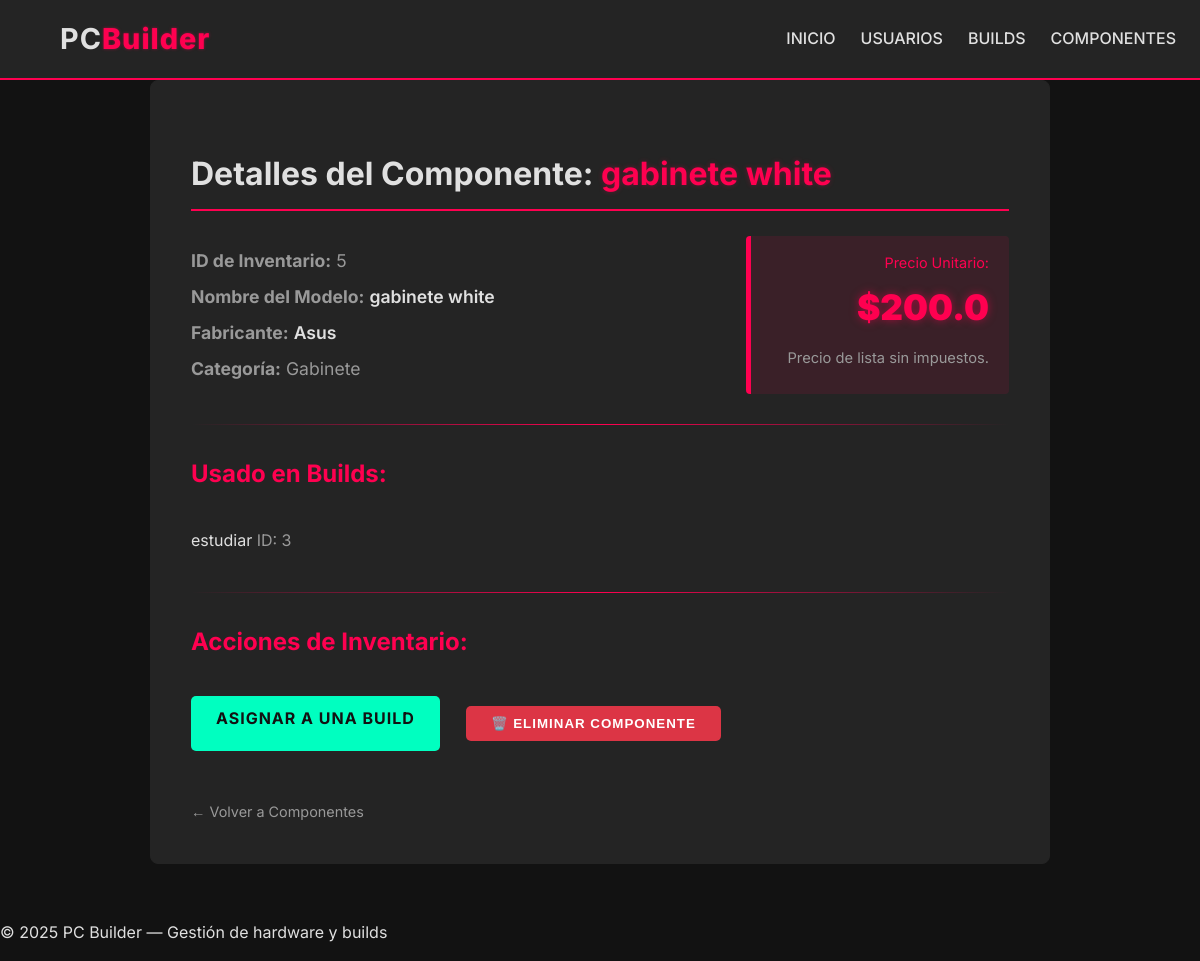
Screenshot of /components/5 with the database file from the repository.
### models.py (models this page shows, shortened)
class Component(SQLModel, table=True):
    id: Optional[int] = Field(default=None, primary_key=True)
    name: str
    kind: str
    brand: str
    price: float
    builds: List[Build] = Relationship(
        back_populates="components", link_model=BuildComponentLink
    )
    categories: List["Category"] = Relationship(
        back_populates="components", link_model=ComponentCategoryLink
    )

class Build(SQLModel, table=True):
    id: Optional[int] = Field(default=None, primary_key=True)
    name: str
    user_id: Optional[int] = Field(default=None, foreign_key="user.id")
    user: Optional[User] = Relationship(back_populates="builds")
    components: List["Component"] = Relationship(
        back_populates="builds", link_model=BuildComponentLink
    )
    configuration: Optional["Configuration"] = Relationship(
        back_populates="build", sa_relationship_kwargs={"uselist": False}
    )

### router/component_router.py (the view)
@component_router.get("/{component_id}")
def component_detail(component_id: int, request: Request, db: Session = Depends(get_session)):
    component = db.query(Component).filter(Component.id == component_id).first()
    if not component:
        raise HTTPException(status_code=404, detail="Componente no encontrado")
    return templates.TemplateResponse(
        "components/component_detail.html",
        {"request": request, "component": component}
    )

### templates/components/component_detail.html (shortened to what this page needs)
{% extends "base.html" %}
{% block content %}
<div class="detail-container">
    <div class="card detail-card">
        <div class="page-header-detail">
            <h2>Detalles del Componente: <span class="accent-text">{{ component.name }}</span></h2>
        </div>
        <div class="details-grid">
            <div class="detail-group">
                <p><strong>ID de Inventario:</strong> {{ component.id }}</p>
                <p><strong>Nombre del Modelo:</strong> <span class="data-value">{{ component.name }}</span></p>
                <p><strong>Fabricante:</strong> <span class="data-value">{{ component.brand }}</span></p>
                <p><strong>Categoría:</strong> <span class="badge {{ component.kind | lower }}">{{ component.kind }}</span></p>
            </div>
            <div class="detail-group price-box">
                <p class="price-label">Precio Unitario:</p>
                <p class="price-detail"><span>${{ component.price }}</span></p>
                <p class="text-muted"><small>Precio de lista sin impuestos.</small></p>
            </div>
        </div>
        <hr class="divider">
        <div class="assigned-builds-section">
            <h3 class="list-title" style="text-align: left;">Usado en Builds:</h3>
            {% if component.builds %}
                <ul class="clean-list build-list-compact">
                    {% for build in component.builds %}
                    <li>
                        <a href="/builds/{{ build.id }}" class="build-link">{{ build.name }}</a>
                        <span class="text-muted">ID: {{ build.id }}</span>
                    </li>
                    {% endfor %}
                </ul>
            {% else %}
                <p class="text-muted no-data-message"><em>No está asignado a ninguna Build.</em></p>
            {% endif %}
        </div>
        <hr class="divider">
        <h3 class="list-title" style="text-align: left;">Acciones de Inventario:</h3>
        <div class="actions-group-buttons">
            <a href="/components/{{ component.id }}/assign" class="btn-success">
                Asignar a una Build
            </a>
            <form action="/components/{{ component.id }}/delete" method="post" style="display:inline;">
                <button type="submit" class="btn-danger"
                    onclick="return confirm('¿Seguro que quieres eliminar este componente?')">
                    🗑️ Eliminar Componente
                </button>
            </form>
        </div>
        <div class="back-link">
            <a href="/components" class="btn-link">← Volver a Componentes</a>
        </div>
    </div>
</div>
{% endblock %}

### static/css/styles.css (style rules this page uses)
:root { --color-bg: #121212; --color-bg-light: #242424; --color-text: #E0E0E0; --color-accent: #FF0050; --color-shadow: rgba(255, 0, 80, 0.5); --color-success: #00FFC0; --color-danger: #dc3545; --color-text-muted: #999; }
.dark-theme { background-color: var(--color-bg); color: var(--color-text); font-family: 'Inter', sans-serif; line-height: 1.6; margin: 0; padding: 0; min-height: 100vh; }
a { color: var(--color-text); text-decoration: none; transition: color 0.3s ease, text-shadow 0.3s ease; }
.btn-primary, .btn-secondary, .btn-success, .btn-danger { display: inline-block; padding: 10px 25px; font-weight: 700; border-radius: 5px; text-transform: uppercase; letter-spacing: 1px; border: none; cursor: pointer; transition: all 0.3s ease; }
.btn-success { background-color: var(--color-success); color: var(--color-bg); }
.btn-danger { margin: 10px; background-color: var(--color-danger); color: white; }
.card { background-color: var(--color-bg-light); padding: 25px; border-radius: 8px; border: 1px solid var(--color-bg-light); transition: transform 0.3s ease, box-shadow 0.3s ease, border-color 0.3s ease; }
.card h3 { color: var(--color-accent); font-size: 1.5rem; padding-bottom: 10px; margin-top: 0; }
.detail-container { max-width: 900px; margin: 0 auto; }
.detail-card { padding: 2.5rem; border: 1px solid var(--color-bg-light); }
.page-header-detail h2 { color: var(--color-text); font-size: 2rem; padding-bottom: 10px; border-bottom: 2px solid var(--color-accent); margin-bottom: 25px; }
.accent-text { color: var(--color-accent); text-shadow: 0 0 5px rgba(255, 0, 80, 0.3); }
.details-grid { display: grid; grid-template-columns: 2fr 1fr; gap: 30px; align-items: center; }
.data-value { color: var(--color-text); font-weight: 600; }
.detail-group p { margin: 8px 0; font-size: 1.1rem; color: var(--color-text-muted); }
.price-box { background-color: rgba(255, 0, 80, 0.1); border-left: 5px solid var(--color-accent); padding: 15px 20px; border-radius: 4px; text-align: right; }
.price-label { margin: 0 !important; font-size: 0.9rem !important; color: var(--color-accent) !important; }
.price-detail { font-size: 2.2rem !important; font-weight: 900; margin: 5px 0 0 0 !important; }
.price-detail span { color: var(--color-accent); text-shadow: 0 0 8px var(--color-shadow); }
.divider { border: none; height: 1px; background: linear-gradient(90deg, transparent, var(--color-accent), transparent); margin: 30px 0; }
.list-title { color: var(--color-accent); font-size: 1.5rem; margin-top: 1.5rem; margin-bottom: 1rem; }
.clean-list { list-style: none; padding: 0; }
.clean-list li { padding: 8px 0; border-bottom: 1px solid var(--color-bg-light); font-size: 1rem; }
.actions-group-buttons { display: flex; gap: 1rem; margin-top: 1.5rem; }
.back-link { margin-top: 2rem; padding-top: 1rem; border-top: 1px solid var(--color-bg-light); font-size: 0.9rem; }
.btn-link { color: var(--color-text-muted); transition: color 0.2s; }
.text-muted { color: var(--color-text-muted); }

### rows the page displays
Component: name "gabinete white", id "5", brand "Asus", kind "Gabinete", price "200.0"
Build: name "estudiar", id "3"
